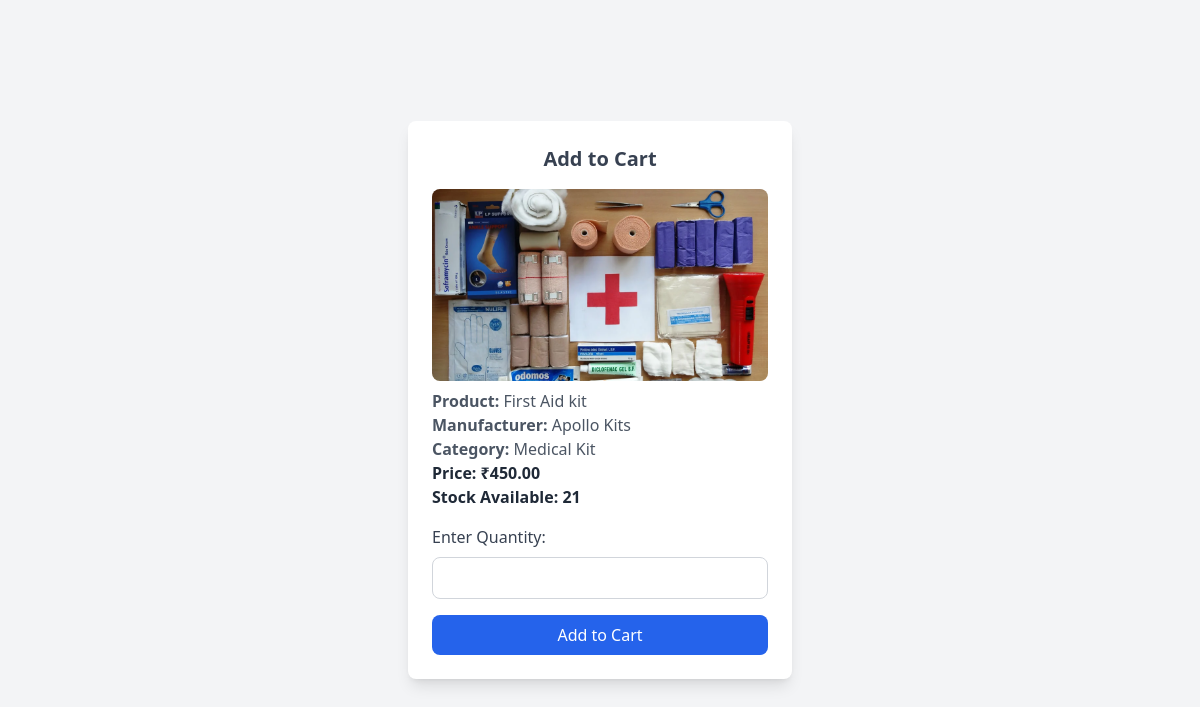
/quantity_form/5/, run on the app's committed database.
### fapk/models.py (models this page shows)
class product(models.Model):
    productname=models.CharField(max_length=50)
    manufacturer=models.CharField(max_length=50)
    category=models.CharField(max_length=50)
    description=models.CharField(max_length=200)
    price = models.DecimalField(max_digits=10, decimal_places=2)
    stock=models.IntegerField()
    image=models.ImageField(upload_to='productimage/',blank=True,null=True)
    sellername=models.CharField(max_length=50)
    sellercontact=models.IntegerField()
    sellermail=models.CharField(max_length=100)

### fapk/views.py (the view)
# urls.py: path('quantity_form/<int:product_id>/', views.quantity_form, name='quantity_form'),
def quantity_form(request, product_id):
    prod = get_object_or_404(product, id=product_id)
    return render(request, 'quantity_form.html', {'product': prod})

### fapk/templates/quantity_form.html (shortened to what this page needs)
<!DOCTYPE html>
<html lang="en">
<head>
    <script src="https://cdn.tailwindcss.com"></script>
</head>
<body class="bg-gray-100 flex items-center justify-center h-screen">
    <div class="bg-white p-6 rounded-lg shadow-lg w-96">
        <h2 class="text-xl font-bold text-gray-700 text-center">Add to Cart</h2>
        <div class="mt-4">
            <img src="{{ product.image.url }}" alt="{{ product.productname }}" class="w-full h-48 object-cover rounded-lg">
        </div>
        <p class="mt-2 text-gray-600"><strong>Product:</strong> {{ product.productname }}</p>
        <p class="text-gray-600"><strong>Manufacturer:</strong> {{ product.manufacturer }}</p>
        <p class="text-gray-600"><strong>Category:</strong> {{ product.category }}</p>
        <p class="text-gray-800 font-semibold"><strong>Price:</strong> ₹{{ product.price }}</p>
        <p class="text-gray-800 font-semibold"><strong>Stock Available:</strong> {{ product.stock }}</p>
        <form method="POST" action="{% url 'add_cart' product.id %}" class="mt-4">
            <label for="quantity" class="block text-gray-700">Enter Quantity:</label>
            <input type="number" name="quantity" id="quantity" min="1" max="{{ product.stock }}" required
                   class="w-full p-2 border border-gray-300 rounded-lg mt-2">
            <button type="submit" class="mt-4 w-full bg-blue-600 text-white py-2 rounded-lg hover:bg-blue-700 transition">
                Add to Cart
            </button>
        </form>
    </div>
</body>
</html>

### data on the page
product: image (picture), productname "First Aid kit", manufacturer "Apollo Kits", category "Medical Kit", price "450.00", stock "21"
